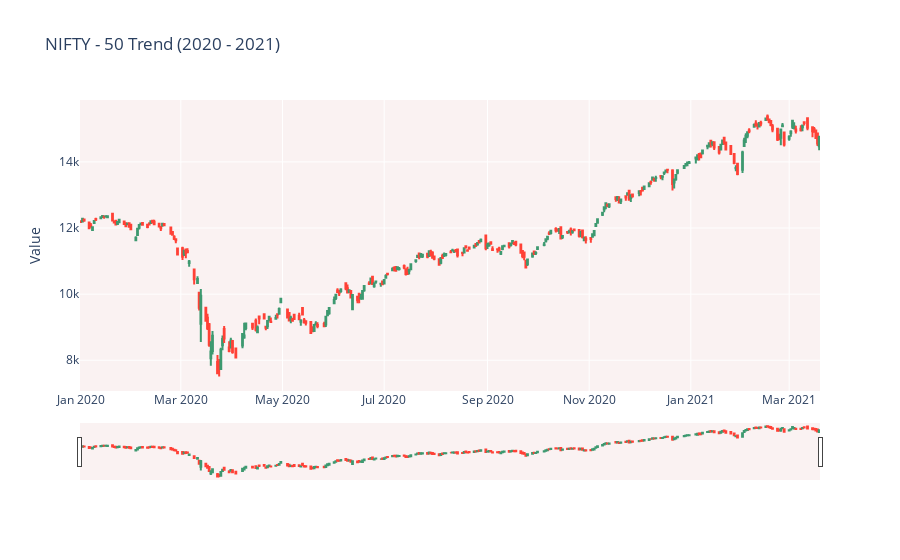

Notebook code cell kept with this figure:
### Markdown cell above
# Visualisation
The data is ready to be visualised.

### Code cell
fig = go.Figure(data=[go.Candlestick(x=nifty_50['Date'],
                open=nifty_50['Open'],
                high=nifty_50['High'],
                low=nifty_50['Low'],
                close=nifty_50['Close'])])
fig.update_layout(title_text='NIFTY - 50 Trend (2020 - 2021)',plot_bgcolor='rgb(250, 242, 242)',yaxis_title='Value')

fig.show()

### Figure 1 — Plotly figure (JSON) as saved in the notebook; plotly's stock layout.template omitted (floating-point values rounded to 4 significant figures; data arrays with more than 128 entries replaced by an {"elided": "..."} marker saying what was removed)
{"data": [{"close": {"elided": "305 float values"}, "high": {"elided": "305 float values"}, "low": {"elided": "305 float values"}, "open": {"elided": "305 float values"}, "type": "candlestick", "x": {"elided": "305 str values"}}], "layout": {"plot_bgcolor": "rgb(250, 242, 242)", "title": {"text": "NIFTY - 50 Trend (2020 - 2021)"}, "yaxis": {"title": {"text": "Value"}, "range": [7071.0, 15870.0], "autorange": true}, "xaxis": {"type": "date", "rangeslider": {"yaxis": {"_template": null, "rangemode": "match"}, "autorange": true, "range": ["2019-12-31 12:00", "2021-03-19 12:00"]}, "range": ["2019-12-31 12:00", "2021-03-19 12:00"], "autorange": true}, "autosize": true}}
